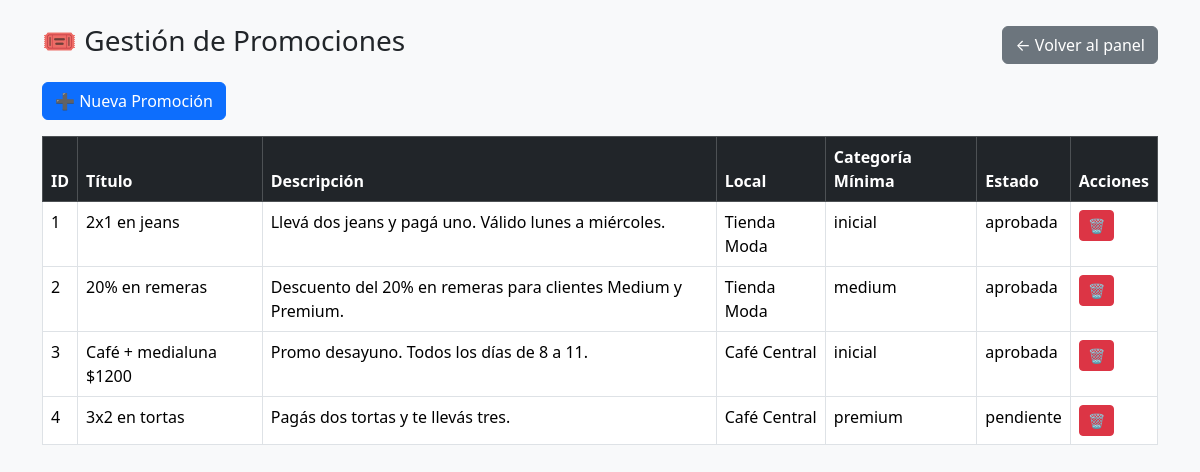
The page /admin/promociones.php (signed in) on the database its author committed.
### tables this page shows
CREATE TABLE promociones (
  id INT AUTO_INCREMENT PRIMARY KEY,
  id_local INT,
  titulo VARCHAR(150),
  descripcion TEXT,
  fecha_inicio DATE,
  fecha_fin DATE,
  dias_vigencia VARCHAR(100),
  categoria_minima ENUM('inicial','medium','premium'),
  estado ENUM('pendiente','aprobada','rechazada') DEFAULT 'pendiente',
  FOREIGN KEY (id_local) REFERENCES locales(id) ON DELETE CASCADE
);

CREATE TABLE locales (
  id INT AUTO_INCREMENT PRIMARY KEY,
  nombre VARCHAR(100) NOT NULL,
  rubro VARCHAR(100),
  codigo VARCHAR(10) UNIQUE,
  id_duenio INT,
  FOREIGN KEY (id_duenio) REFERENCES usuarios(id) ON DELETE SET NULL
);

### admin/promociones.php (the view, shortened to what this page needs)
<?php
include_once("../includes/db.php");
$promos = $conn->query("SELECT p.*, l.nombre AS local FROM promociones p LEFT JOIN locales l ON p.id_local = l.id");
?>
<!DOCTYPE html>
<html lang="es">
<head>
<link href="https://cdn.jsdelivr.net/npm/bootstrap@5.3.3/dist/css/bootstrap.min.css" rel="stylesheet">
</head>
<body class="bg-light">
<div class="container mt-4">
  <div class="d-flex justify-content-between align-items-center mb-3">
    <h3>🎟️ Gestión de Promociones</h3>
    <a href="admin.php" class="btn btn-secondary">← Volver al panel</a>
  </div>
  <button class="btn btn-primary mb-3" data-bs-toggle="modal" data-bs-target="#modalAgregar">➕ Nueva Promoción</button>
  <table class="table table-bordered">
    <thead class="table-dark">
      <tr>
        <th>ID</th>
        <th>Título</th>
        <th>Descripción</th>
        <th>Local</th>
        <th>Categoría Mínima</th>
        <th>Estado</th>
        <th>Acciones</th>
      </tr>
    </thead>
    <tbody>
      <?php while($p = $promos->fetch_assoc()): ?>
        <tr>
          <td><?= $p['id'] ?></td>
          <td><?= htmlspecialchars($p['titulo']) ?></td>
          <td><?= htmlspecialchars($p['descripcion']) ?></td>
          <td><?= htmlspecialchars($p['local']) ?></td>
          <td><?= htmlspecialchars($p['categoria_minima']) ?></td>
          <td><?= htmlspecialchars($p['estado']) ?></td>
          <td>
            <a href="?eliminar=<?= $p['id'] ?>" class="btn btn-danger btn-sm" onclick="return confirm('¿Eliminar promoción?')">🗑️</a>
          </td>
        </tr>
      <?php endwhile; ?>
    </tbody>
  </table>
</div>
</body>
</html>

### rows shown on the page
promociones: id "1", titulo "2x1 en jeans", descripcion "Llevá dos jeans y pagá uno. Válido lunes a miércoles.", id_local.nombre "Tienda Moda", categoria_minima "inicial", estado "aprobada"
promociones: id "2", titulo "20% en remeras", descripcion "Descuento del 20% en remeras para clientes Medium y Premium.", id_local.nombre "Tienda Moda", categoria_minima "medium", estado "aprobada"
promociones: id "3", titulo "Café + medialuna $1200", descripcion "Promo desayuno. Todos los días de 8 a 11.", id_local.nombre "Café Central", categoria_minima "inicial", estado "aprobada"
promociones: id "4", titulo "3x2 en tortas", descripcion "Pagás dos tortas y te llevás tres.", id_local.nombre "Café Central", categoria_minima "premium", estado "pendiente"
